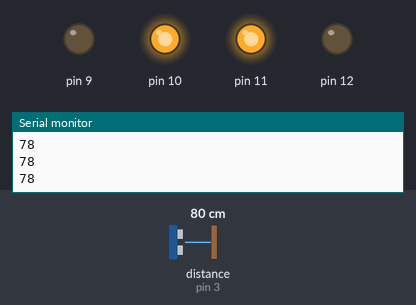
A sketch run on a simulated Arduino Uno, built with avr-gcc and run on an emulated ATmega328P. Shown: output pins drawn as LEDs (lit = HIGH), the last lines printed to the serial monitor. Wiring (inferred from the names in the program): ultrasonic range finder: trigger pin 6; echo pin 3. The inputs (shaded band) are chosen by the test bench; at power-on: distance to the obstacle (sensor on pin 3) 80 cm. The echo pulse lasts 58.3 µs per cm; pins used as bus, display or sensor lines are not drawn.

Above: at 1.2 s.
1.3 s: distance to the obstacle (sensor on pin 3) set to 13 cm
2.8 s: distance to the obstacle (sensor on pin 3) set to 10 cm
At 4.1 s:
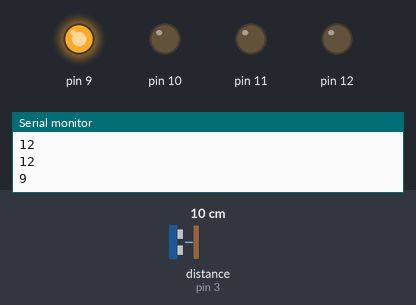
5.8 s: distance to the obstacle (sensor on pin 3) set to 18 cm
At 7.2 s:
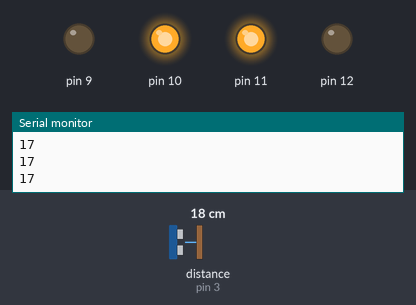
8.3 s: distance to the obstacle (sensor on pin 3) set to 2 cm
At 11.0 s:
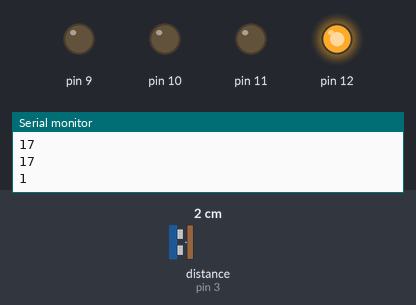
At 13.5 s:
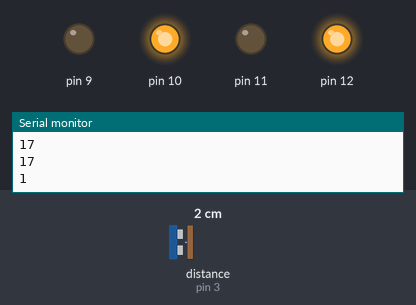
13.8 s: distance to the obstacle (sensor on pin 3) set to 7 cm
15.8 s: distance to the obstacle (sensor on pin 3) set to 10 cm
Timing chart, 0 to 18.8 s (numbered marks = the images above; inputs shaded):
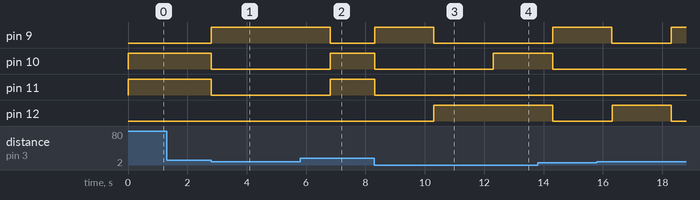

The sketch:

Arduino_code.ino
```cpp
const int trigPin = 6;
const int echoPin = 3;
 long duration;
 int distance;

void setup() {
  // put your setup code here, to run once:
Serial.begin(9600);
pinMode(trigPin,OUTPUT);
pinMode(echoPin,INPUT);

 pinMode(9 ,OUTPUT);
 pinMode(10 ,OUTPUT);
 pinMode(11 ,OUTPUT);
 pinMode( 12,OUTPUT);

}

void loop() {
  // put your main code here, to run repeatedly:
  digitalWrite(trigPin,LOW);
  delayMicroseconds(2);
  digitalWrite(trigPin,HIGH);
  delayMicroseconds(10);
  digitalWrite(trigPin,LOW);
  delayMicroseconds(2);

  duration = pulseIn(echoPin,HIGH);
  distance = duration*0.034/2;

  Serial.println(distance);
  // DONO AAGE
digitalWrite( 9, LOW);// RIGHT
digitalWrite( 10, HIGH);
digitalWrite( 11, HIGH); //LEFT
digitalWrite( 12, LOW);

  if  (distance <= 10)
  {
    // RIGHT MOVEMENT
  digitalWrite( 9, HIGH);// RIGHT
digitalWrite( 10, LOW);
digitalWrite( 11, LOW); //LEFT
digitalWrite( 12, LOW);
 delay(2000);

  // DONO AAGE
 digitalWrite( 9, LOW);// RIGHT
digitalWrite( 10, HIGH);
digitalWrite( 11, HIGH); //LEFT
digitalWrite( 12, LOW);
 //delay(100000);
 }
    if (distance <= 7 )
     {
      // LEFT

      digitalWrite( 9, LOW);// RIGHT
digitalWrite( 10, LOW);
digitalWrite( 11, LOW); //LEFT
digitalWrite( 12, HIGH);
delay(2000);

  // DONO AAGE
 digitalWrite( 9, LOW);// RIGHT
digitalWrite( 10, HIGH);
digitalWrite( 11, HIGH); //LEFT
digitalWrite( 12, LOW);
 //delay(100000);
 }
if (distance <= 4 )
{
digitalWrite( 9, LOW);// RIGHT
digitalWrite( 10, HIGH);
digitalWrite( 11, LOW); //LEFT
digitalWrite( 12, HIGH);
delay(2000);
 // DONO AAGE
 digitalWrite( 9, LOW);// RIGHT
digitalWrite( 10, HIGH);
digitalWrite( 11, HIGH); //LEFT
digitalWrite( 12, LOW);

}

}
```

Measured:
- the behaviour switches between 12 and 11 cm on distance to the obstacle (sensor on pin 3) (found by bisection; images 0 and 1)
- after the input at 2.8 s, pin 9: LOW → HIGH at once; pin 10, pin 11: HIGH → LOW at once
- after the input at 5.8 s, pin 9: HIGH → LOW after 1.0 s; pin 10, pin 11: LOW → HIGH after 1.0 s
- after the input at 8.3 s, pin 9: LOW → HIGH at once, → LOW 2.0 s later; pin 10: HIGH → LOW at once, → HIGH 4.0 s later; pin 11: HIGH → LOW at once; pin 12: LOW → HIGH after 2.0 s
